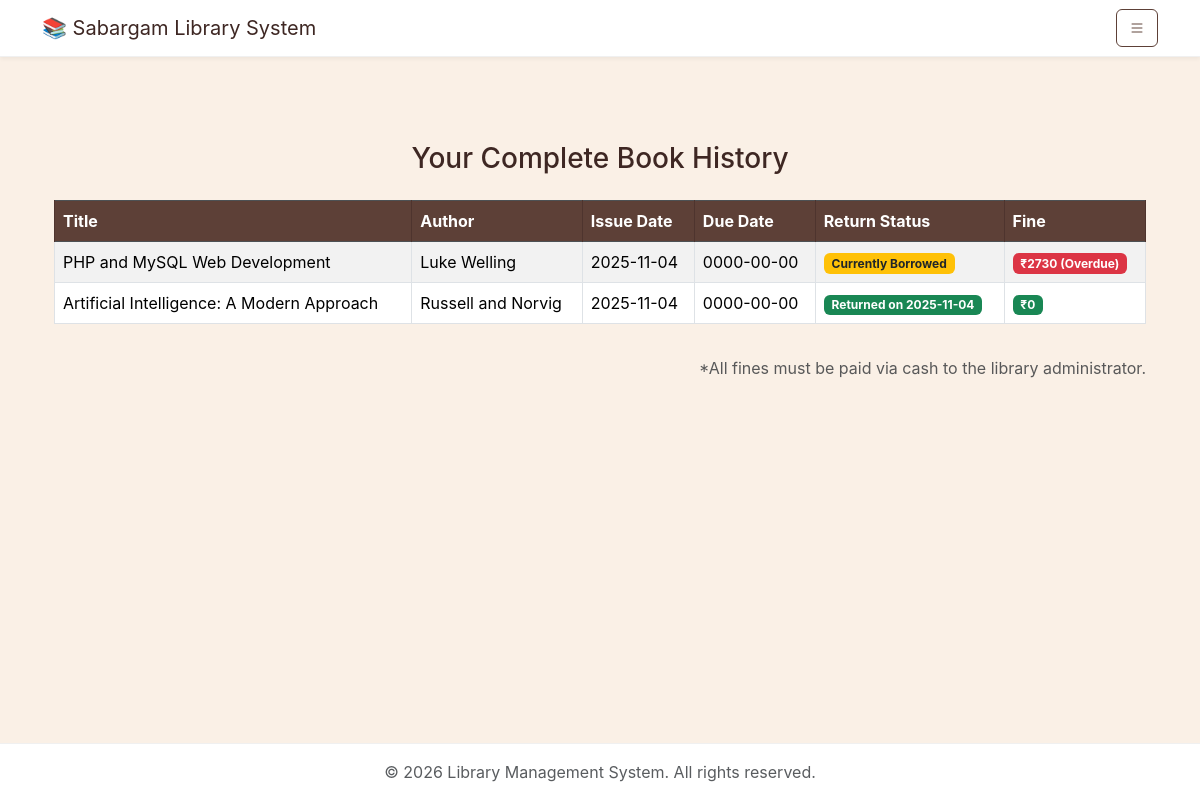
Page /history.php (signed in) on the committed database.
### tables this page shows
CREATE TABLE `issued_books` (
  `id` int(11) NOT NULL,
  `book_id` int(11) NOT NULL,
  `student_id` int(11) NOT NULL,
  `issue_date` date NOT NULL,
  `due_date` date NOT NULL,
  `return_date` date DEFAULT NULL,
  `status` enum('Issued','Returned') DEFAULT 'Issued'
);

CREATE TABLE `books` (
  `id` int(11) NOT NULL,
  `title` varchar(255) NOT NULL,
  `author` varchar(100) NOT NULL,
  `isbn` varchar(30) NOT NULL,
  `category` varchar(100) DEFAULT NULL,
  `copies` int(11) DEFAULT 1 CHECK (`copies` >= 0),
  `added_on` timestamp NOT NULL DEFAULT current_timestamp()
);

### public/history.php (the view, shortened to what this page needs)
<?php
require_once "../includes/db_connect.php";
function calculateFine($issue_date, $return_date = null) {
    $due_period_days = 15;
    $fine_per_day = 10;
    $calc_return_date = $return_date ?: date('Y-m-d');
    $issue = new DateTime($issue_date);
    $return = new DateTime($calc_return_date);
    $interval = $issue->diff($return);
    $days_held = $interval->days;
    $overdue_days = max(0, $days_held - $due_period_days);
    return $overdue_days * $fine_per_day;
}
require_once('../includes/header.php');
$student_id = $_SESSION['student_id'];
$limit = 5;
$page = isset($_GET['page']) && is_numeric($_GET['page']) ? (int)$_GET['page'] : 1;
$offset = ($page - 1) * $limit;
$stmt = $conn->prepare("
    SELECT b.title, b.author, ib.issue_date, ib.return_date, ib.due_date
    FROM issued_books ib
    JOIN books b ON ib.book_id = b.id
    WHERE ib.student_id = ?
    ORDER BY ib.issue_date DESC
    LIMIT ? OFFSET ?
");
$stmt->bind_param("iii", $student_id, $limit, $offset);
$stmt->execute();
$result = $stmt->get_result();
?>
<div class="container mt-5">
    <h3 class="text-center mb-4">Your Complete Book History</h3>
    <?php if ($result && $result->num_rows > 0): ?>
        <div class="table-responsive">
            <table class="table table-bordered table-striped">
                <thead class="table-dark">
                    <tr>
                        <th>Title</th>
                        <th>Author</th>
                        <th>Issue Date</th>
                        <th>Due Date</th>
                        <th>Return Status</th>
                        <th>Fine</th>
                    </tr>
                </thead>
                <tbody>
                    <?php $i = $offset + 1; while ($row = $result->fetch_assoc()):
                        $fine = calculateFine($row['issue_date'], $row['return_date']);
                    ?>
                        <tr>
                            <td><?= htmlspecialchars($row['title'] ?? 'N/A') ?></td>
                            <td><?= htmlspecialchars($row['author'] ?? 'N/A') ?></td>
                            <td><?= htmlspecialchars($row['issue_date'] ?? 'N/A') ?></td>
                            <td><?= htmlspecialchars($row['due_date'] ?? 'N/A') ?></td>
                            <td>
                                <?php if (is_null($row['return_date'])): ?>
                                    <span class="badge bg-warning text-dark">Currently Borrowed</span>
                                <?php else: ?>
                                    <span class="badge bg-success">Returned on <?= htmlspecialchars($row['return_date']) ?></span>
                                <?php endif; ?>
                            </td>
                            <td>
                                <?php if (is_null($row['return_date'])): ?>
                                    <?php if ($fine > 0): ?>
                                        <span class="badge bg-danger">₹<?= $fine ?> (Overdue)</span>
                                    <?php else: ?>
                                        <span class="badge bg-info">No Fine Yet</span>
                                    <?php endif; ?>
                                <?php else: ?>
                                    <?php if ($fine > 0): ?>
                                        <span class="badge bg-danger">₹<?= $fine ?> Paid*</span>
                                    <?php else: ?>
                                        <span class="badge bg-success">₹0</span>
                                    <?php endif; ?>
                                <?php endif; ?>
                            </td>
                        </tr>
                    <?php endwhile; ?>
                </tbody>
            </table>
        </div>
        <p class="text-end text-muted mt-3">*All fines must be paid via cash to the library administrator.</p>
    <?php else: ?>
        <div class="alert alert-info text-center">You have no book history.</div>
    <?php endif; ?>
    </div>
<?php
include_once("../includes/footer.php");
?>

### assets/css/style.css (style rules this page uses)
:root { --bg-color: #FAF0E6; --text-color: #3E2723; --card-bg: #ffffff; --card-border: #e9e5e3; --navbar-bg: #ffffff; --navbar-border: #f0f0f0; --navbar-text: #3E2723; --primary-color: #5D4037; --primary-hover: #4E342E; --form-bg: #ffffff; --form-border: #ced4da; --offcanvas-bg: #ffffff; --offcanvas-border: #dee2e6; --hover-bg: #f5efe9; }
body { font-family: 'Inter', sans-serif; background-color: var(--bg-color); color: var(--text-color); padding-top: 70px; transition: background-color 0.2s, color 0.2s; }
.card, table { background-color: var(--card-bg); border: 1px solid var(--card-border); color: var(--text-color); }
thead.table-dark th { background-color: var(--primary-color); border-color: var(--primary-hover) !important; color: #ffffff; }
body { display: flex; flex-direction: column; min-height: 100vh; }

### rows in the picture
issued_books: book.title "PHP and MySQL Web Development", book.author "Luke Welling", issue_date "2025-11-04", due_date "0000-00-00", shows "Currently Borrowed", fine "2730"
issued_books: book.title "Artificial Intelligence: A Modern Approach", book.author "Russell and Norvig", issue_date "2025-11-04", due_date "0000-00-00", return_date "2025-11-04", shows "₹0"
